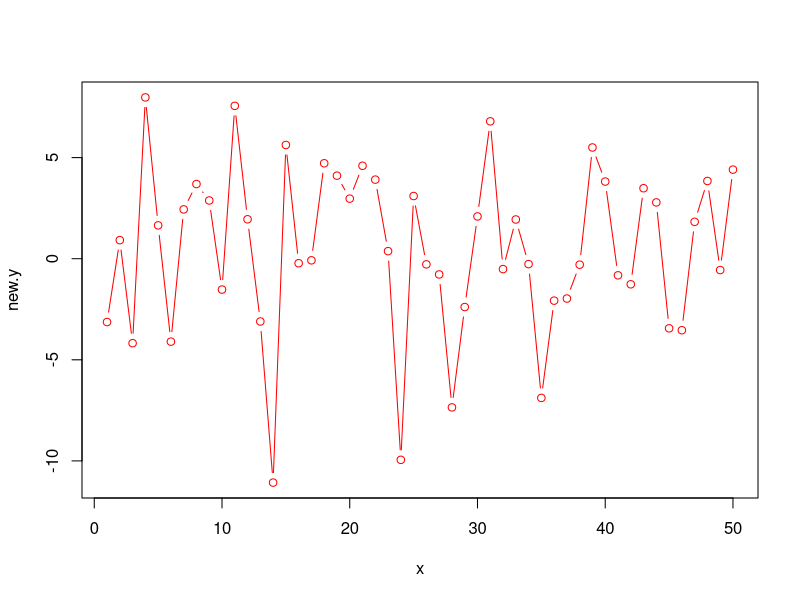

The R source for this figure:
## ---- chunk 1
getwd()
## ---- chunk 2
PlotNoisyData <- function(x, y, ...) {
  new.y <- y + rnorm(length(y), 0, 5)
  plot(x, new.y, ...)
}
## ---- chunk 3
set.seed(1)
## ---- chunk 4
PlotNoisyData(x = 1:50, y = rep(0, 50), type = "b", col = "red")
## ---- chunk 5
library(viridis)
## ---- chunk 6
?bbox
